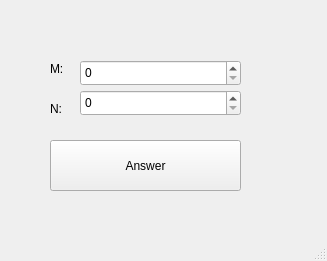
<?xml version="1.0" encoding="UTF-8"?>
<ui version="4.0">
 <class>MainWindow</class>
 <widget class="QMainWindow" name="MainWindow">
  <property name="geometry">
   <rect>
    <x>0</x>
    <y>0</y>
    <width>327</width>
    <height>261</height>
   </rect>
  </property>
  <property name="windowTitle">
   <string>MainWindow</string>
  </property>
  <widget class="QWidget" name="centralwidget">
   <widget class="QLabel" name="label">
    <property name="geometry">
     <rect>
      <x>50</x>
      <y>60</y>
      <width>66</width>
      <height>17</height>
     </rect>
    </property>
    <property name="text">
     <string>M:</string>
    </property>
   </widget>
   <widget class="QLabel" name="label_2">
    <property name="geometry">
     <rect>
      <x>50</x>
      <y>100</y>
      <width>66</width>
      <height>17</height>
     </rect>
    </property>
    <property name="text">
     <string>N:</string>
    </property>
   </widget>
   <widget class="QPushButton" name="pushButtonAnswer">
    <property name="geometry">
     <rect>
      <x>50</x>
      <y>140</y>
      <width>191</width>
      <height>51</height>
     </rect>
    </property>
    <property name="text">
     <string>Answer</string>
    </property>
   </widget>
   <widget class="QSpinBox" name="spinBoxM">
    <property name="geometry">
     <rect>
      <x>80</x>
      <y>60</y>
      <width>161</width>
      <height>26</height>
     </rect>
    </property>
   </widget>
   <widget class="QSpinBox" name="spinBoxN">
    <property name="geometry">
     <rect>
      <x>80</x>
      <y>90</y>
      <width>161</width>
      <height>26</height>
     </rect>
    </property>
   </widget>
  </widget>
  <widget class="QMenuBar" name="menubar">
   <property name="geometry">
    <rect>
     <x>0</x>
     <y>0</y>
     <width>327</width>
     <height>22</height>
    </rect>
   </property>
  </widget>
  <widget class="QStatusBar" name="statusbar"/>
 </widget>
 <resources/>
 <connections/>
</ui>
